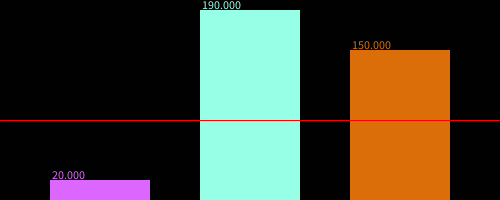
Frame 1 (no input)
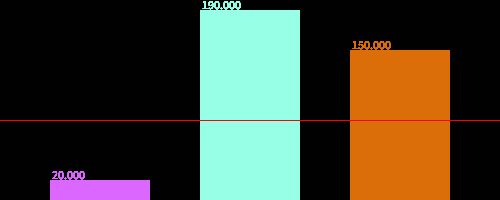
Frame 60 (the mouse pressed at the canvas centre just before this capture)
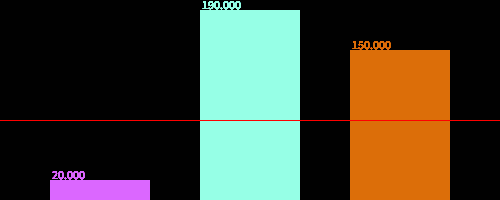
Frame 120 (the mouse held since frame 60 and released just before this capture)

The Processing sketch that drew these frames (run headless with seeded random() and noise(); from frame 60 on, the mouse is pressed at the canvas centre):

// Processing sketch: MODULEOPGAVE_1_STAVENDIAGRAM
// ── MODULEOPGAVE_1_STAVENDIAGRAM.pde
// Moduleopgave 1
// <naam>
// <datum>

// Staven (deze waardes kunnen veranderen)
float staafA = 20.0;
float staafB = 190.0;
float staafC = 150.0;
// hieronder komt jouw code
float X = 50;
float staafBreed = 100;
void setup (){
background(1);
size(500, 200);
};

void draw(){
  staafA();
  staafB();
  staafC();
  lijn();
};

void staafA (){
  fill(219,103,255);
  noStroke();
  rect(X,height-staafA,staafBreed,height);
  text(staafA,X,(height-staafA)-1);
};

void staafB () {
  fill (150,255,230);
  noStroke();
  rect(staafBreed+(2*X),height-staafB,staafBreed,height);
  text(staafB,staafBreed+(2*X),(height-staafB)-1);
};

void staafC () {
  fill(220,110,9);
  noStroke();
  rect((2*staafBreed)+(3*X),height-staafC,staafBreed,height);
  text(staafC,(2*staafBreed)+(3*X),(height-staafC)-1);
};
void lijn (){
  float gemiddelde =(staafA+staafB+staafC)/3;
  stroke (255,0,0);
  line (0,gemiddelde,width,gemiddelde);
};
